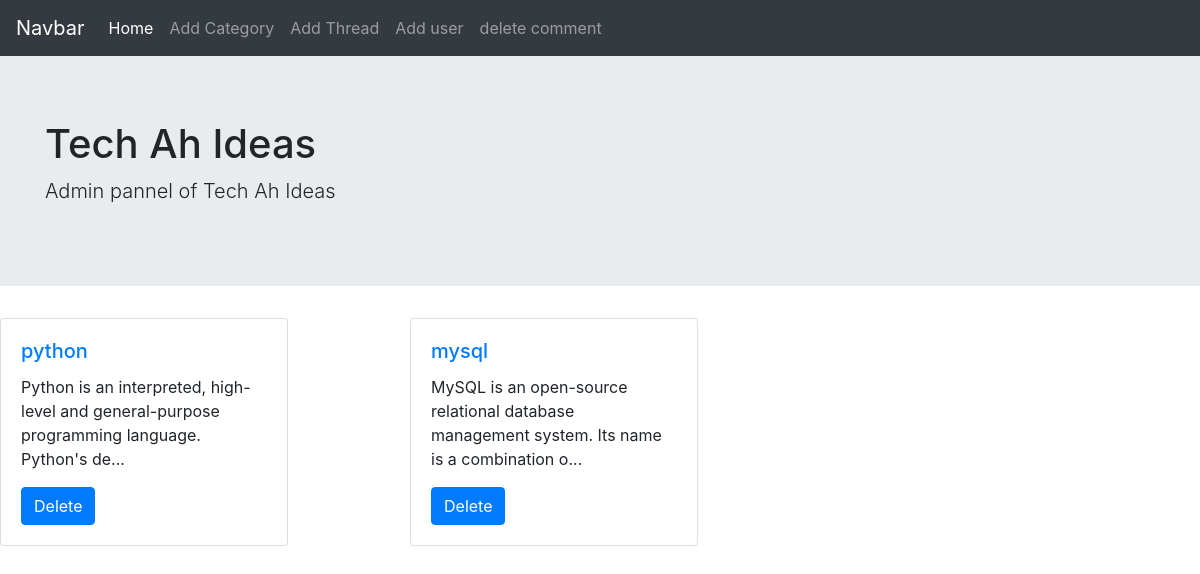
/pars/admin.php, run on the app's committed database.
### tables this page shows
CREATE TABLE IF NOT EXISTS `categorys` (
  `category_id` int(8) NOT NULL AUTO_INCREMENT,
  `category_name` varchar(255) NOT NULL,
  `category_description` varchar(255) NOT NULL,
  `created` datetime NOT NULL DEFAULT CURRENT_TIMESTAMP,
  PRIMARY KEY (`category_id`)
);

### pars/admin.php (the view, shortened to what this page needs)
<?php include 'connection.php'; ?>
<!doctype html>
<html lang="en">
  <head>
    <link rel="stylesheet" href="https://maxcdn.bootstrapcdn.com/bootstrap/4.0.0/css/bootstrap.min.css">
  </head>
  <body>
    <nav class="navbar navbar-expand-lg navbar-dark bg-dark">
  <a class="navbar-brand" href="#">Navbar</a>
  <div class="collapse navbar-collapse" id="navbarNavAltMarkup">
    <div class="navbar-nav">
      <a class="nav-item nav-link active" href="#home">Home <span class="sr-only">(current)</span></a>
      <a class="nav-item nav-link" data-toggle="collapse" href="#collapseExample">Add Category</a>
      <a class="nav-item nav-link" href="#">Add Thread</a>
      <a class="nav-item nav-link" href="#">Add user</a>
      <a class="nav-item nav-link" href="#">delete comment</a>
    </div>
  </div>
</nav>
<div class="jumbotron jumbotron-fluid my-0">
  <div class="container my-0">
    <h1 class="display-6">Tech Ah Ideas</h1>
    <p class="lead">Admin pannel of Tech Ah Ideas</p>
  </div>
</div>
<div class="contaier" id="home">
        <div class="row my-4">
            <?php
        $sql = "SELECT * FROM `categorys`";
         $result = mysqli_query($conn, $sql);
         while($row = mysqli_fetch_assoc($result)){
        $id=$row['category_id'];
        $cat=$row['category_name'];
        $desc=$row['category_description'];
        echo '<div class="col-md-4 my-2">
          <div class="card" style="width: 18rem;">
                  <div class="card-body">
                   <h5 class="card-title"><a href="#">'. $cat .'</a></h5>
                    <p class="card-text">'. substr($desc,0,90) .'...</p>
                 <a href="delete_category.php?catid='. $id .'" class="btn btn-primary" id="delete_btn"> Delete</a>
          </div>
      </div>
  </div>';
      }
      ?>
        </div>
    </div>
  </body>
</html>

### data on the page
categorys: category_name "python", category_description "Python is an interpreted, high-level and general-purpose programming language. Python's de"
categorys: category_name "mysql", category_description "MySQL is an open-source relational database management system. Its name is a combination o"
